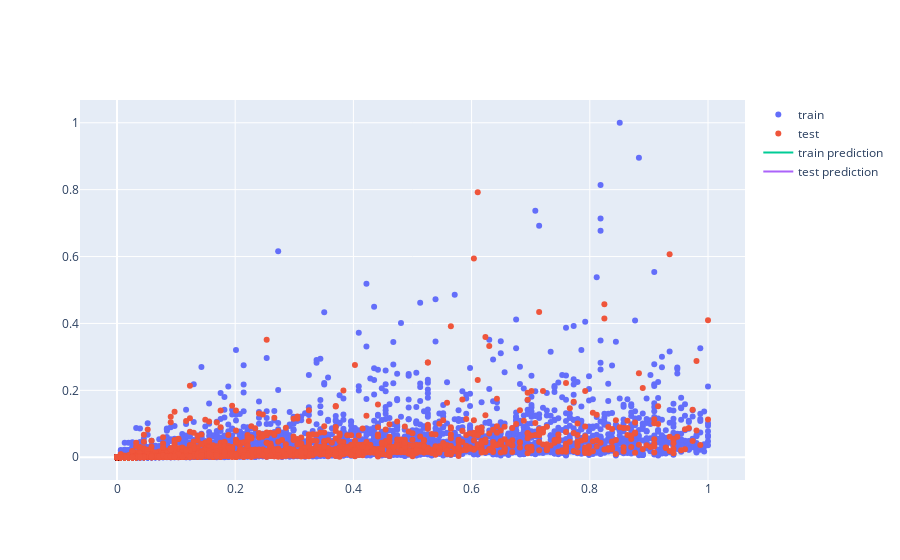

Notebook source saved alongside this figure:
### Code cell
# plot the linear regression line
fig = go.Figure()
fig.add_trace(
    go.Scatter(
        x=X_train[:, 0],
        y=y_train[:, 0],
        mode="markers",
        name="train",
    )   
)
fig.add_trace(
    go.Scatter(
        x=X_test[:, 0],
        y=y_test[:, 0],
        mode="markers",
        name="test",
    )
)  
fig.add_trace(
    go.Scatter(
        x=X_train[:, 0],
        y=lr.predict(X_train),
        mode="lines",
        name="train prediction",
    )
)
fig.add_trace(
    go.Scatter(
        x=X_test[:, 0],
        y=lr.predict(X_test),
        mode="lines",
        name="test prediction",
    )   
)
fig.show()

### Figure 1 — Plotly figure (JSON) as saved in the notebook; plotly's stock layout.template omitted (floating-point values rounded to 4 significant figures; data arrays with more than 128 entries replaced by an {"elided": "..."} marker saying what was removed)
{"data": [{"mode": "markers", "name": "train", "type": "scatter", "x": {"elided": "14049 float values"}, "y": {"elided": "14049 float values"}}, {"mode": "markers", "name": "test", "type": "scatter", "x": {"elided": "3513 float values"}, "y": {"elided": "3513 float values"}}, {"mode": "lines", "name": "train prediction", "type": "scatter", "x": {"elided": "14049 float values"}, "y": {"elided": "14049x1 float values"}}, {"mode": "lines", "name": "test prediction", "type": "scatter", "x": {"elided": "3513 float values"}, "y": {"elided": "3513x1 float values"}}], "layout": {}}
